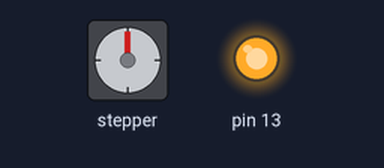
A sketch run on a simulated Arduino Uno, built with avr-gcc and run on an emulated ATmega328P. Shown: stepper motor, output pins drawn as LEDs (lit = HIGH). Wiring (inferred from the names in the program): stepper motor (2048 steps per turn assumed): coils pin 2, pin 3, pin 4, pin 5. Pins used as bus, display or sensor lines are not drawn. At 9.2 s the program stops and its outputs stay as they are.

Above: at 0.15 s.
At 2.1 s:
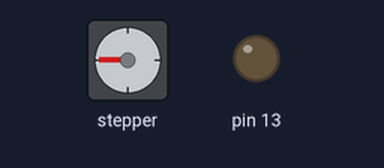
At 5.6 s:
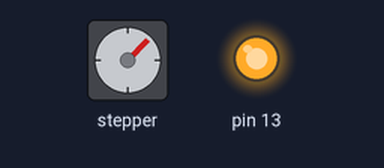
At 9.2 s:
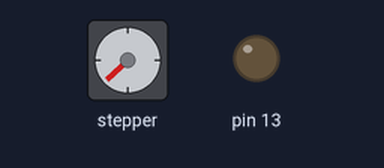
Timing chart, 0 to 10.7 s (numbered marks = the images above):
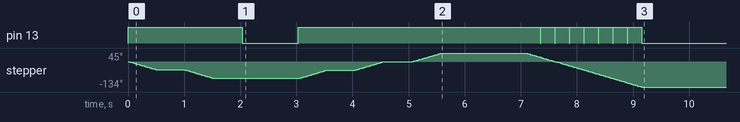

The sketch:

STEP_TEST.ino
```cpp
int motorPin1 = 2; // wire 1 (blue)
int motorPin2 = 3; // wire 2 (pink)
int motorPin3 = 4; // wire 3 (yellow)
int motorPin4 = 5; // wire 4 (orange)
//wire 5 (Red) is a VCC and should be put to 5V, with this setup it is not needed, but it is good to know if you make something like an 8 step spinup

int motorSpeed = 2;
int cont = 0;
void setup() {

  pinMode(motorPin1, OUTPUT);
  pinMode(motorPin2, OUTPUT);
  pinMode(motorPin3, OUTPUT);
  pinMode(motorPin4, OUTPUT);

  pinMode(13, OUTPUT);
}
//512

void loop(){
digitalWrite(13, HIGH);
  for(int i = 0; i < 2; i++){
    cuarentay5();
  }
  digitalWrite(13, LOW);
  delay(1000);
//
digitalWrite(13, HIGH);
  for(int i = 0; i < 3; i++){
    cuarentay5tr3s();
  }
  delay(1000);


  ciento80();

  exit(0);
}
void cuarentay5(){
  for(int i=0;i<64;i++){
    digitalWrite(motorPin1, LOW);
    digitalWrite(motorPin2, LOW);
    digitalWrite(motorPin3, LOW);
    digitalWrite(motorPin4, HIGH);
    delay(motorSpeed);
    digitalWrite(motorPin1, LOW);
    digitalWrite(motorPin2, LOW);
    digitalWrite(motorPin3, HIGH);
    digitalWrite(motorPin4, LOW);
    delay(motorSpeed);
     digitalWrite(motorPin1,LOW);
    digitalWrite(motorPin2, HIGH);
    digitalWrite(motorPin3, LOW);
    digitalWrite(motorPin4, LOW);
    delay(motorSpeed);
    digitalWrite(motorPin1, HIGH);
    digitalWrite(motorPin2, LOW);
    digitalWrite(motorPin3, LOW);
    digitalWrite(motorPin4, LOW);
    delay(motorSpeed);
  }
delay(500);
}

void cuarentay5tr3s(){
  for(int i=0;i<64;i++){
    digitalWrite(motorPin1, HIGH);
    digitalWrite(motorPin2, LOW);
    digitalWrite(motorPin3, LOW);
    digitalWrite(motorPin4, LOW);
    delay(motorSpeed);
    digitalWrite(motorPin1, LOW);
    digitalWrite(motorPin2, HIGH);
    digitalWrite(motorPin3, LOW);
    digitalWrite(motorPin4, LOW);
    delay(motorSpeed);
     digitalWrite(motorPin1,LOW);
    digitalWrite(motorPin2, LOW);
    digitalWrite(motorPin3, HIGH);
    digitalWrite(motorPin4, LOW);
    delay(motorSpeed);
    digitalWrite(motorPin1, LOW);
    digitalWrite(motorPin2, LOW);
    digitalWrite(motorPin3, LOW);
    digitalWrite(motorPin4, HIGH);
    delay(motorSpeed);
  }
delay(500);
}

void ciento80(){
  for(int i=0;i<8;i++){

     for(int j=0;j<32;j++){

        digitalWrite(motorPin1, LOW);
        digitalWrite(motorPin2, LOW);
        digitalWrite(motorPin3, LOW);
        digitalWrite(motorPin4, HIGH);
        delay(motorSpeed);
        digitalWrite(motorPin1, LOW);
        digitalWrite(motorPin2, LOW);
        digitalWrite(motorPin3, HIGH);
        digitalWrite(motorPin4, LOW);
        delay(motorSpeed);
         digitalWrite(motorPin1,LOW);
        digitalWrite(motorPin2, HIGH);
        digitalWrite(motorPin3, LOW);
        digitalWrite(motorPin4, LOW);
        delay(motorSpeed);
        digitalWrite(motorPin1, HIGH);
        digitalWrite(motorPin2, LOW);
        digitalWrite(motorPin3, LOW);
        digitalWrite(motorPin4, LOW);
        delay(motorSpeed);
        digitalWrite(13, HIGH);
     }
     digitalWrite(13, LOW);
  }
}
```

Measured:
- by itself, pin 13: goes HIGH 2.0 s, LOW 1.0 s, HIGH 4.3 s, 7 × (LOW 0.01 s, HIGH 0.25 s), then LOW
- by itself, stepper: turns 44° counter-clockwise in 0.51 s, then 45° counter-clockwise in 0.51 s, then 44° clockwise in 0.48 s, then 45° clockwise in 0.51 s, and so on
